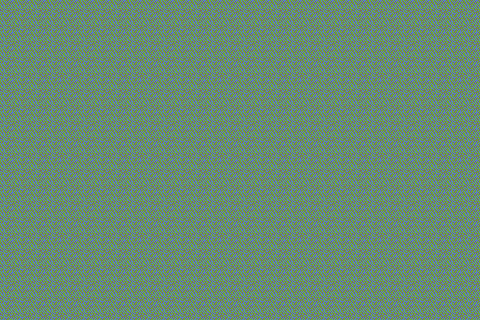

Below is a game level as drawn by its tile map, then a one-line description and the .tmx file that defines it, in full:
An orthogonal 30x20 tile map with 16x16 px tiles, 1 tile layer (floor).

<map version="1.9" tiledversion="1.9.2" orientation="orthogonal" renderorder="right-down" width="30" height="20" tilewidth="16" tileheight="16" infinite="0" nextlayerid="7" nextobjectid="1">
 <tileset firstgid="1" name="floor" tilewidth="16" tileheight="16" tilecount="819" columns="21">
  <image source="../AsciiAdventure/images/DawnLike/Objects/Floor.png" width="336" height="624" />
 </tileset>
 <layer id="5" name="floor" width="30" height="20">
  <data encoding="csv">
93,93,93,93,93,93,93,93,93,93,93,93,93,93,93,93,93,93,93,93,93,93,93,93,93,93,93,93,93,93,
93,93,93,93,93,93,93,93,93,93,93,93,93,93,93,93,93,93,93,93,93,93,93,93,93,93,93,93,93,93,
93,93,93,93,93,93,93,93,93,93,93,93,93,93,93,93,93,93,93,93,93,93,93,93,93,93,93,93,93,93,
93,93,93,93,93,93,93,93,93,93,93,93,93,93,93,93,93,93,93,93,93,93,93,93,93,93,93,93,93,93,
93,93,93,93,93,93,93,93,93,93,93,93,93,93,93,93,93,93,93,93,93,93,93,93,93,93,93,93,93,93,
93,93,93,93,93,93,93,93,93,93,93,93,93,93,93,93,93,93,93,93,93,93,93,93,93,93,93,93,93,93,
93,93,93,93,93,93,93,93,93,93,93,93,93,93,93,93,93,93,93,93,93,93,93,93,93,93,93,93,93,93,
93,93,93,93,93,93,93,93,93,93,93,93,93,93,93,93,93,93,93,93,93,93,93,93,93,93,93,93,93,93,
93,93,93,93,93,93,93,93,93,93,93,93,93,93,93,93,93,93,93,93,93,93,93,93,93,93,93,93,93,93,
93,93,93,93,93,93,93,93,93,93,93,93,93,93,93,93,93,93,93,93,93,93,93,93,93,93,93,93,93,93,
93,93,93,93,93,93,93,93,93,93,93,93,93,93,93,93,93,93,93,93,93,93,93,93,93,93,93,93,93,93,
93,93,93,93,93,93,93,93,93,93,93,93,93,93,93,93,93,93,93,93,93,93,93,93,93,93,93,93,93,93,
93,93,93,93,93,93,93,93,93,93,93,93,93,93,93,93,93,93,93,93,93,93,93,93,93,93,93,93,93,93,
93,93,93,93,93,93,93,93,93,93,93,93,93,93,93,93,93,93,93,93,93,93,93,93,93,93,93,93,93,93,
93,93,93,93,93,93,93,93,93,93,93,93,93,93,93,93,93,93,93,93,93,93,93,93,93,93,93,93,93,93,
93,93,93,93,93,93,93,93,93,93,93,93,93,93,93,93,93,93,93,93,93,93,93,93,93,93,93,93,93,93,
93,93,93,93,93,93,93,93,93,93,93,93,93,93,93,93,93,93,93,93,93,93,93,93,93,93,93,93,93,93,
93,93,93,93,93,93,93,93,93,93,93,93,93,93,93,93,93,93,93,93,93,93,93,93,93,93,93,93,93,93,
93,93,93,93,93,93,93,93,93,93,93,93,93,93,93,93,93,93,93,93,93,93,93,93,93,93,93,93,93,93,
93,93,93,93,93,93,93,93,93,93,93,93,93,93,93,93,93,93,93,93,93,93,93,93,93,93,93,93,93,93
</data>
 </layer>
</map>
